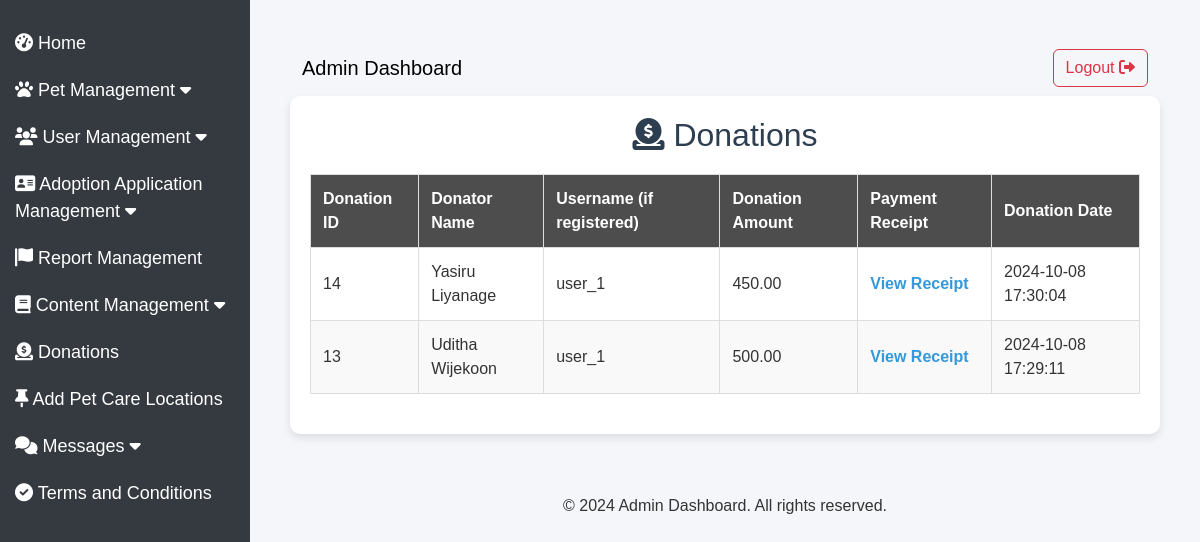
Page /Final/admin/admin_view_donations.php (signed in) on the committed database.
### tables this page shows
CREATE TABLE `donations` (
  `DonationID` int(11) NOT NULL,
  `UserID` int(11) DEFAULT NULL,
  `DonatorName` varchar(255) NOT NULL,
  `DonationAmount` decimal(10,2) NOT NULL,
  `PaymentReceipt` varchar(255) NOT NULL,
  `DonationDate` timestamp NOT NULL DEFAULT current_timestamp()
);

CREATE TABLE `users` (
  `UserID` int(11) NOT NULL,
  `Username` varchar(50) NOT NULL,
  `PasswordHash` varchar(255) NOT NULL,
  `Email` varchar(100) NOT NULL,
  `PhoneNumber` varchar(15) DEFAULT NULL,
  `Address` text DEFAULT NULL,
  `ProfilePicture` varchar(255) DEFAULT NULL,
  `CreatedAt` timestamp NOT NULL DEFAULT current_timestamp()
);

### Final/admin/admin_view_donations.php (the view, shortened to what this page needs)
<?php
include 'db.php';
include('partials/header_admin.php');
try {
    $stmt = $pdo->prepare("SELECT d.DonationID, d.DonatorName, d.DonationAmount, d.PaymentReceipt, d.DonationDate, u.Username
                           FROM donations d
                           LEFT JOIN users u ON d.UserID = u.UserID
                           ORDER BY d.DonationDate DESC");
    $stmt->execute();
    $donations = $stmt->fetchAll(PDO::FETCH_ASSOC);
} catch (PDOException $e) {
    echo "Error fetching donations: " . $e->getMessage();
    exit;
}
?>
<!DOCTYPE html>
<html lang="en">
<head>
</head>
<body>
<div class="table-container">
    <h2><i class="fas fa-donate"></i> Donations</h2>
    <table>
        <thead>
            <tr>
                <th>Donation ID</th>
                <th>Donator Name</th>
                <th>Username (if registered)</th>
                <th>Donation Amount</th>
                <th>Payment Receipt</th>
                <th>Donation Date</th>
            </tr>
        </thead>
        <tbody>
            <?php if (count($donations) > 0): ?>
                <?php foreach ($donations as $donation): ?>
                    <tr>
                        <td><?php echo htmlspecialchars($donation['DonationID']); ?></td>
                        <td><?php echo htmlspecialchars($donation['DonatorName']); ?></td>
                        <td><?php echo htmlspecialchars($donation['Username'] ?? 'Guest'); ?></td>
                        <td><?php echo htmlspecialchars($donation['DonationAmount']); ?></td>
                        <td>
                            <a href="<?php echo htmlspecialchars($donation['PaymentReceipt']); ?>" target="_blank" class="receipt-link">
                                View Receipt
                            </a>
                        </td>
                        <td><?php echo htmlspecialchars($donation['DonationDate']); ?></td>
                    </tr>
                <?php endforeach; ?>
            <?php else: ?>
                <tr>
                    <td colspan="6">No donations found.</td>
                </tr>
            <?php endif; ?>
        </tbody>
    </table>
</div>
<?php include('partials/footer_admin.php'); ?>
</body>
</html>

### Final/admin/partials/header_admin.php (style rules this page uses)
body { display: flex; min-height: 100vh; flex-direction: column; }

### Final/admin/admin_view_donations.php (style rules this page uses)
body { font-family: 'Arial', sans-serif; background-color: #f4f6f9; padding: 20px; margin: 0; color: #333; }
.table-container { max-width: 900px; margin: 0 auto; background-color: #fff; padding: 20px; border-radius: 10px; box-shadow: 0 4px 8px rgba(0, 0, 0, 0.1); }
h2 { text-align: center; color: #2c3e50; margin-bottom: 20px; }
table { width: 100%; border-collapse: collapse; margin-bottom: 20px; font-size: 16px; }
th, td { padding: 12px; border: 1px solid #ddd; text-align: left; }
th { background-color: #4C4D4C; color: white; }
tbody tr:nth-child(even) { background-color: #f9f9f9; }
.receipt-link { color: #3498db; text-decoration: none; font-weight: bold; }
td { vertical-align: middle; }

### rows in the picture
donations: DonationID "14", DonatorName "Yasiru Liyanage", UserID.Username "user_1", DonationAmount "450.00", DonationDate "2024-10-08 17:30:04"
donations: DonationID "13", DonatorName "Uditha Wijekoon", UserID.Username "user_1", DonationAmount "500.00", DonationDate "2024-10-08 17:29:11"
